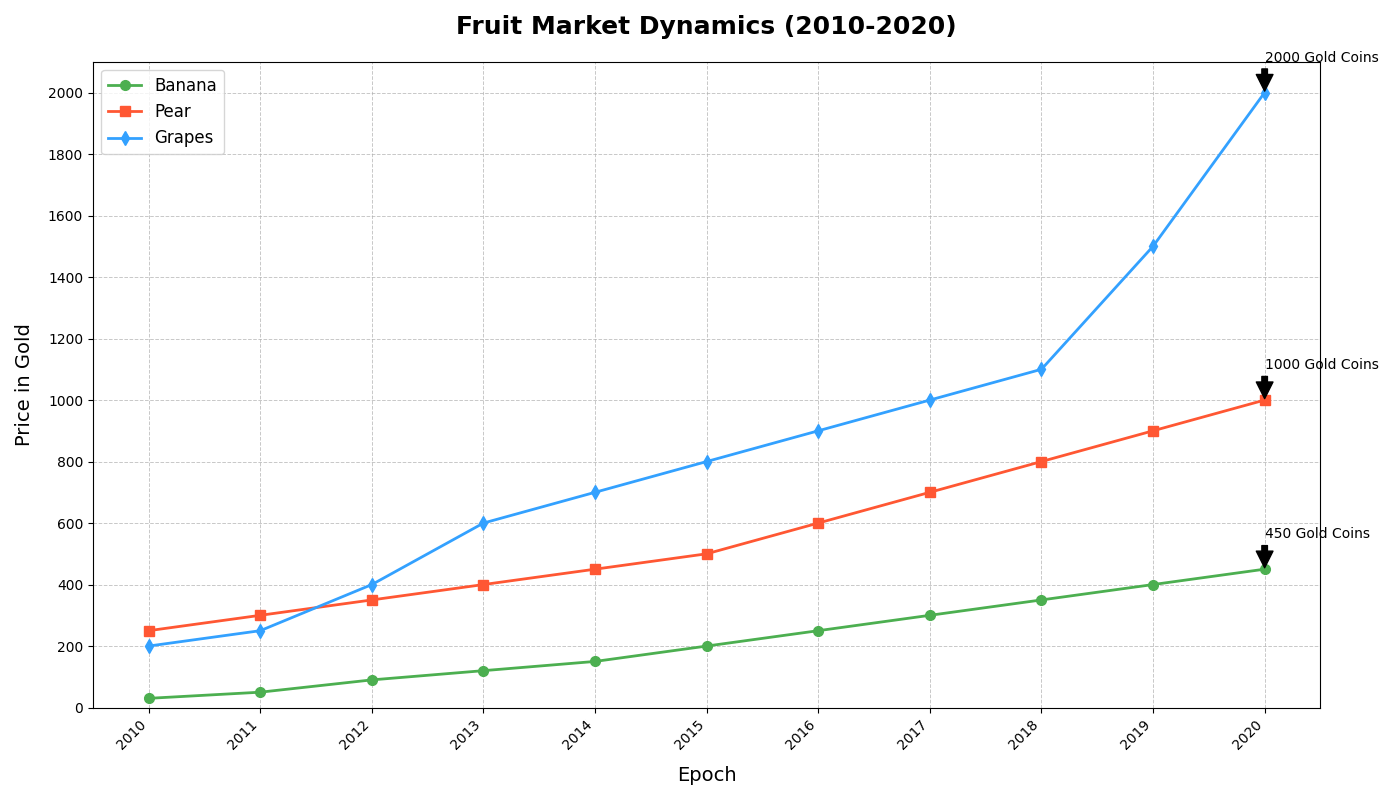

Source code (Python):
import matplotlib.pyplot as plt
import numpy as np

years = np.arange(2010, 2021)
apple_stock_prices = [30, 50, 90, 120, 150, 200, 250, 300, 350, 400, 450]
google_stock_prices = [250, 300, 350, 400, 450, 500, 600, 700, 800, 900, 1000]
amazon_stock_prices = [200, 250, 400, 600, 700, 800, 900, 1000, 1100, 1500, 2000]

fig, ax = plt.subplots(figsize=(14, 8))

ax.plot(years, apple_stock_prices, marker='o', linestyle='-', linewidth=2, markersize=7, label='Banana', color='#4CAF50')
ax.plot(years, google_stock_prices, marker='s', linestyle='-', linewidth=2, markersize=7, label='Pear', color='#FF5733')
ax.plot(years, amazon_stock_prices, marker='d', linestyle='-', linewidth=2, markersize=7, label='Grapes', color='#33A1FF')

ax.set_title('Fruit Market Dynamics (2010-2020)', fontsize=18, fontweight='bold', pad=20)
ax.set_xlabel('Epoch', fontsize=14, labelpad=10)
ax.set_ylabel('Price in Gold', fontsize=14, labelpad=10)

ax.set_xticks(years)
ax.set_xticklabels(years, rotation=45, ha='right')
ax.set_yticks(np.arange(0, 2100, 200))
ax.set_ylim(0, 2100)
ax.grid(True, which='both', linestyle='--', linewidth=0.7, alpha=0.7)

max_price_idx = np.argmax(apple_stock_prices)
ax.annotate(f'{apple_stock_prices[max_price_idx]} Gold Coins', xy=(years[max_price_idx], apple_stock_prices[max_price_idx]), 
            xytext=(years[max_price_idx], apple_stock_prices[max_price_idx] + 100),
            arrowprops=dict(facecolor='black', shrink=0.05))

max_price_idx = np.argmax(google_stock_prices)
ax.annotate(f'{google_stock_prices[max_price_idx]} Gold Coins', xy=(years[max_price_idx], google_stock_prices[max_price_idx]), 
            xytext=(years[max_price_idx], google_stock_prices[max_price_idx] + 100),
            arrowprops=dict(facecolor='black', shrink=0.05))

max_price_idx = np.argmax(amazon_stock_prices)
ax.annotate(f'{amazon_stock_prices[max_price_idx]} Gold Coins', xy=(years[max_price_idx], amazon_stock_prices[max_price_idx]), 
            xytext=(years[max_price_idx], amazon_stock_prices[max_price_idx] + 100),
            arrowprops=dict(facecolor='black', shrink=0.05))

ax.legend(loc='upper left', fontsize=12)

plt.tight_layout()
plt.show()
